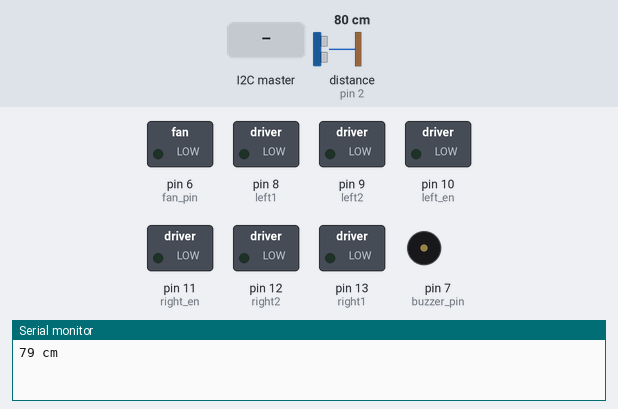
A sketch run on a simulated Arduino Uno, built with avr-gcc and run on an emulated ATmega328P. On the bench: switched loads named in the sketch (green lamp = pin HIGH), buzzer (waves = sounding, pin HIGH), the last lines printed to the serial monitor. Wiring (inferred from the names in the program): ultrasonic range finder: trigger pin 2; echo pin 2. Inputs (shaded band) come from the test bench; at power-on: distance to the obstacle (sensor on pin 2) 80 cm. The echo pulse lasts 58.3 µs per cm.

Above: at 1.2 s.
1.3 s: distance to the obstacle (sensor on pin 2) set to 34 cm
2.8 s: distance to the obstacle (sensor on pin 2) set to 28 cm
At 3.4 s:
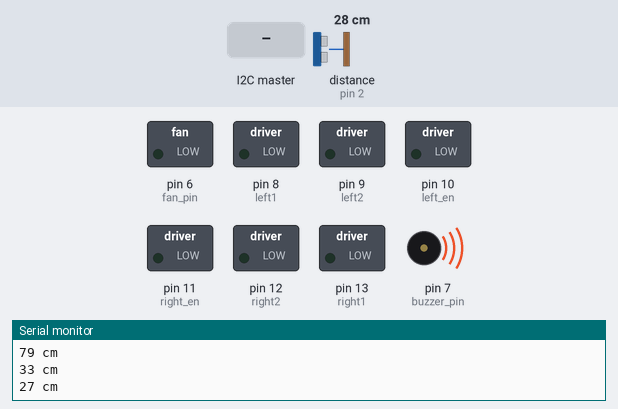
5.8 s: the I2C master sends "A"
At 5.91 s:
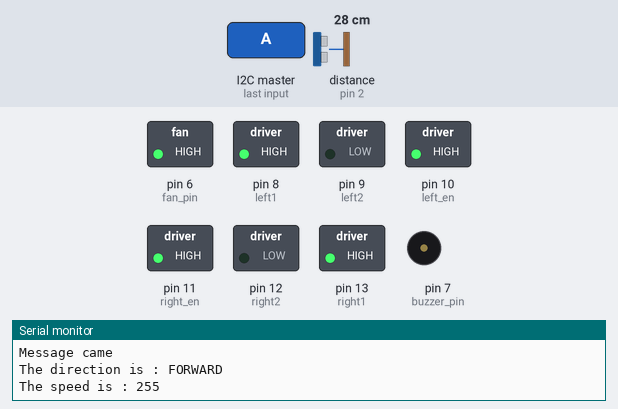
8.8 s: the I2C master sends "B"
At 8.92 s:
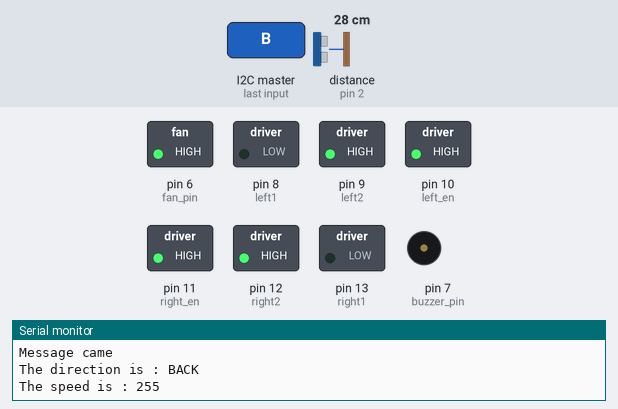
11.8 s: the I2C master sends "C"
At 11.92 s:
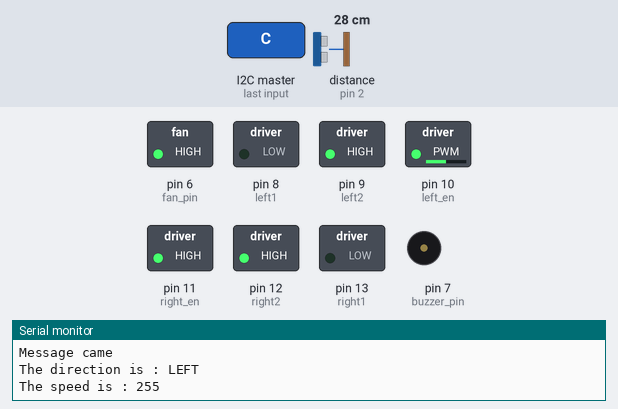
14.8 s: the I2C master sends "D"
At 14.93 s:
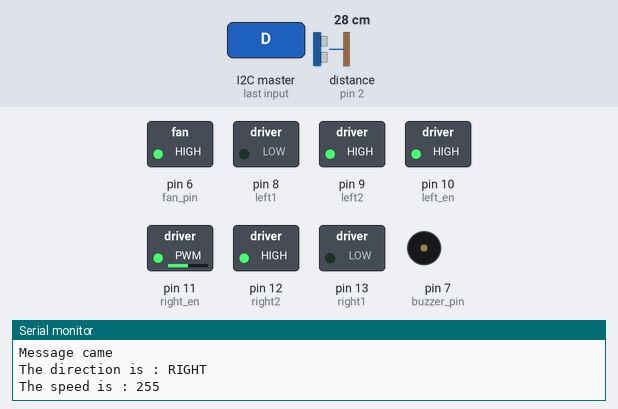
Timing chart, 0 to 18.8 s (numbered marks = the images above; inputs shaded):
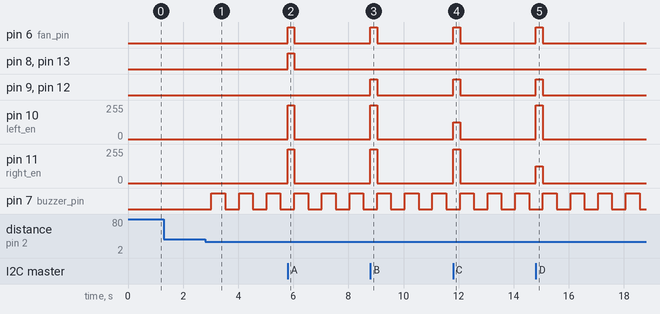

Measured:
- the behaviour switches between 31 and 30 cm on distance to the obstacle (sensor on pin 2) (found by bisection; images 0 and 1)
- after the input at 2.8 s, pin 7 (buzzer_pin): alternates HIGH for 0.50 s and LOW for 0.50 s, starting after 0.23 s
- after the input at 5.8 s, pin 6 (fan_pin), pin 8 (left1), pin 13 (right1): LOW → HIGH at once, → LOW 0.24 s later; pin 10 (left_en), pin 11 (right_en): 0/255 → 255/255 at once, → 0/255 0.24 s later
- after the input at 8.8 s, pin 6 (fan_pin), pin 9 (left2), pin 12 (right2): LOW → HIGH at once, → LOW 0.24 s later; pin 10 (left_en), pin 11 (right_en): 0/255 → 255/255 at once, → 0/255 0.24 s later
- after the input at 11.8 s, pin 6 (fan_pin), pin 9 (left2), pin 12 (right2): LOW → HIGH at once, → LOW 0.25 s later; pin 10 (left_en): 0/255 → 127/255 at once, → 0/255 0.25 s later; pin 11 (right_en): 0/255 → 255/255 at once, → 0/255 0.25 s later
- after the input at 14.8 s, pin 6 (fan_pin), pin 9 (left2), pin 12 (right2): LOW → HIGH at once, → LOW 0.26 s later; pin 10 (left_en): 0/255 → 255/255 at once, → 0/255 0.26 s later; pin 11 (right_en): 0/255 → 127/255 at once, → 0/255 0.26 s later

The sketch:

arac_keypad_last.ino
```cpp
// ------------------------------------------------
// MCE202 -PROJECT
// AUTOMATIC CLEANER
// ------------------------------------------------

//required libraries
#include <Wire.h>

// Fan parameter
int fan_pin = 6;  // pin for the fan

//buzzer pin
int buzzer_pin=7;

//vehicle motion parameters
// Four pins below determine the location of the wheels at the vehicle
int right1 = 13;
int left1 = 8;
int right2 = 12;
int left2 = 9;
// Two pins below allows operation of the pins above
int right_en = 11;
int left_en = 10;
// Other data coming from arduino (speed and direction)
char com_direc;
byte com_speed = 0;
char last_direc;  // This one is for turning right or left
int rotate_speed = 0; // This is for speed adjustement when turning left or right


//Distance  parameters
//  Pins echo and trig are used for distance sensor
int echo = 2;
int trig = 2;
int last_distance = 999;
int change_or_notchange = 1;
enum stat {READY, DONE};
byte state = READY;

// ------------------------------------------------
// Setup
// ------------------------------------------------
void setup() {
  // Pins must be used as outputs
  pinMode(right1, OUTPUT);
  pinMode(right2, OUTPUT);
  pinMode(right_en, OUTPUT);
  pinMode(left1, OUTPUT);
  pinMode(left2, OUTPUT);
  pinMode(left_en, OUTPUT);
  pinMode(fan_pin, OUTPUT);
  pinMode(buzzer_pin, OUTPUT);
  Serial.begin(9600);
  Wire.begin(2);  // Determined as slave
  Wire.onReceive(receiveEvent);
  attachInterrupt(digitalPinToInterrupt(echo), again_distance, CHANGE); // interrupt

}

// ------------------------------------------------
// Loop
// ------------------------------------------------
void loop() {

  long distance, times;
  cli();
  pinMode(trig, OUTPUT);
  digitalWrite(trig, LOW);
  delayMicroseconds(2);
  digitalWrite(trig, HIGH);
  delayMicroseconds(10);
  digitalWrite(trig, LOW);
  pinMode(echo, INPUT);
  state = READY;
  sei();
  times = pulseIn(echo, HIGH);
  if (state == DONE ) {
    distance = (times / 2) / 29.1;
    if (last_distance != distance) {
      last_distance = distance;
      change_or_notchange = 1;
      if (distance > 200 || distance < 0) {
        Serial.println("out of range");
      }
      else {
        Serial.print(distance); Serial.println(" cm");
      }
    }
    if (distance < 30) {
      stopp();
      digitalWrite(buzzer_pin,HIGH);
      delay(500);
      digitalWrite(buzzer_pin,LOW);
    }
  }

  delay(500);
  //time delay for distance sensor

}

// ------------------------------------------------
// Functions
// ------------------------------------------------
void receiveEvent(int bytesReady)
{
  // Part for reading when massage arrives
  while (Wire.available())
  {
    Serial.println("Message came ");
    char a = Wire.read();
    byte b = Wire.read();
    // Below, printed what the data coming are
    display(a, b);
    com_direc = a;
    com_speed = b;
    coming_mesage_analyze();
  }
}

// ------------------------------------------------
// ------------------------------------------------
void display(char a, byte b) {
  // Printing of the data about speed and direction
  Serial.print("The direction is : ");
  if (a == 'A') {
    Serial.println("FORWARD");
  } else if (a == 'B') {
    Serial.println("BACK");
  } else if (a == 'C') {
    Serial.println("LEFT");
  } else if (a == 'D') {
    Serial.println("RIGHT");
  }
  Serial.print("The speed is : "); Serial.println(b);
}


// ------------------------------------------------
// ------------------------------------------------
void coming_mesage_analyze() {

  // This is the part where the data and massages coming from other arduino is processed and evaluated
  fan(); // The fan start to run
  // Below operation direction and speed of the motors
  // For enabling rotation to the left or right other motors speed is decreased to half
  switch (com_direc) {
    case 'A' :
      last_direc = com_direc;
      forward();
      break;
    case 'B' :
      last_direc = com_direc;
      back();
      break;
    case 'C' :
      rotate_speed = com_speed / 2;
      if (last_direc == 'A') {
        forward_left();
      } else {
        back_left();
      }
      break;
    case 'D' :
      rotate_speed = com_speed / 2;
      if (last_direc == 'A') {
        forward_right();
      } else {
        back_right();
      }

      break;
  }
}

// ------------------------------------------------
// ------------------------------------------------
void fan() {
  analogWrite(fan_pin, 255);

}

// ------------------------------------------------
// ------------------------------------------------
void again_distance() {
  // Added interrupt for detection of distance changes while other operations are being done

  if (state == READY) {
    if (digitalRead(echo)) {
      state = DONE;

    }
  }
}

// ------------------------------------------------
// ------------------------------------------------

// Functions below transmits vehicles operating direction and speed to dc motors
// Function's name determine vehicle's direction
// According to these direction and speed of the motors are entered
void forward() {
  digitalWrite(right1, HIGH);
  digitalWrite(left1, HIGH);
  digitalWrite(right2, LOW);
  digitalWrite(left2, LOW);
  analogWrite(right_en, com_speed);
  analogWrite(left_en, com_speed);

}
// ------------------------------------------------
// ------------------------------------------------
void back() {
  digitalWrite(right1, LOW);
  digitalWrite(left1, LOW);
  digitalWrite(right2, HIGH);
  digitalWrite(left2, HIGH);
  analogWrite(right_en, com_speed);
  analogWrite(left_en, com_speed);

}
// ------------------------------------------------
// ------------------------------------------------
void forward_left() {
  digitalWrite(right1, HIGH);
  digitalWrite(left1, HIGH);
  digitalWrite(right2, LOW);
  digitalWrite(left2, LOW);
  analogWrite(right_en, com_speed);
  analogWrite(left_en, rotate_speed);

}
// ------------------------------------------------
// ------------------------------------------------
void forward_right() {
  digitalWrite(right1, HIGH);
  digitalWrite(left1, HIGH);
  digitalWrite(right2, LOW);
  digitalWrite(left2, LOW);
  analogWrite(right_en, rotate_speed);
  analogWrite(left_en, com_speed);

}
// ------------------------------------------------
// ------------------------------------------------
void back_left() {
  digitalWrite(right1, LOW);
  digitalWrite(left1, LOW);
  digitalWrite(right2, HIGH);
  digitalWrite(left2, HIGH);
  analogWrite(right_en, com_speed);
  analogWrite(left_en, rotate_speed);

}
// ------------------------------------------------
// ------------------------------------------------
void back_right() {
  digitalWrite(right1, LOW);
  digitalWrite(left1, LOW);
  digitalWrite(right2, HIGH);
  digitalWrite(left2, HIGH);
  analogWrite(right_en, rotate_speed);
  analogWrite(left_en, com_speed);

}
// ------------------------------------------------
// ------------------------------------------------
void stopp() {
  analogWrite(fan_pin, 0);
  digitalWrite(right1, LOW);
  digitalWrite(left1, LOW);
  digitalWrite(right2, LOW);
  digitalWrite(left2, LOW);
  analogWrite(right_en, 0);
  analogWrite(left_en, 0);

}
```
